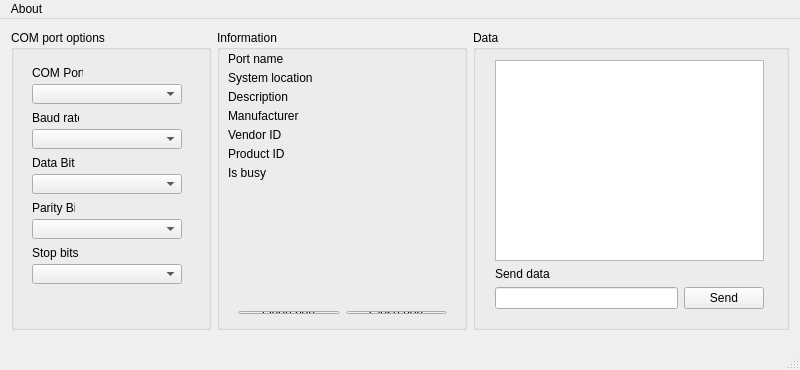
<?xml version="1.0" encoding="UTF-8"?>
<ui version="4.0">
 <class>MainWindow</class>
 <widget class="QMainWindow" name="MainWindow">
  <property name="geometry">
   <rect>
    <x>0</x>
    <y>0</y>
    <width>800</width>
    <height>370</height>
   </rect>
  </property>
  <property name="minimumSize">
   <size>
    <width>800</width>
    <height>370</height>
   </size>
  </property>
  <property name="maximumSize">
   <size>
    <width>800</width>
    <height>370</height>
   </size>
  </property>
  <property name="windowTitle">
   <string>Serial Port Explorer v0.2</string>
  </property>
  <property name="windowIcon">
   <iconset resource="res.qrc">
    <normaloff>:/icons/ico/icon.ico</normaloff>:/icons/ico/icon.ico</iconset>
  </property>
  <property name="documentMode">
   <bool>false</bool>
  </property>
  <widget class="QWidget" name="centralWidget">
   <layout class="QHBoxLayout" name="horizontalLayout_2">
    <item>
     <layout class="QHBoxLayout" name="horizontalLayout">
      <item alignment="Qt::AlignTop">
       <widget class="QGroupBox" name="comPortOptions">
        <property name="minimumSize">
         <size>
          <width>200</width>
          <height>300</height>
         </size>
        </property>
        <property name="maximumSize">
         <size>
          <width>200</width>
          <height>300</height>
         </size>
        </property>
        <property name="title">
         <string>COM port options</string>
        </property>
        <widget class="QLabel" name="label">
         <property name="geometry">
          <rect>
           <x>21</x>
           <y>80</y>
           <width>47</width>
           <height>16</height>
          </rect>
         </property>
         <property name="text">
          <string>Baud rate</string>
         </property>
        </widget>
        <widget class="QLabel" name="label_2">
         <property name="geometry">
          <rect>
           <x>21</x>
           <y>125</y>
           <width>43</width>
           <height>16</height>
          </rect>
         </property>
         <property name="text">
          <string>Data Bits</string>
         </property>
        </widget>
        <widget class="QComboBox" name="comPortParityBit">
         <property name="geometry">
          <rect>
           <x>21</x>
           <y>189</y>
           <width>150</width>
           <height>20</height>
          </rect>
         </property>
         <property name="minimumSize">
          <size>
           <width>150</width>
           <height>0</height>
          </size>
         </property>
        </widget>
        <widget class="QLabel" name="comPortLabel">
         <property name="geometry">
          <rect>
           <x>21</x>
           <y>35</y>
           <width>51</width>
           <height>16</height>
          </rect>
         </property>
         <property name="maximumSize">
          <size>
           <width>200</width>
           <height>16777215</height>
          </size>
         </property>
         <property name="text">
          <string>COM Ports</string>
         </property>
        </widget>
        <widget class="QComboBox" name="comPortEnum">
         <property name="geometry">
          <rect>
           <x>21</x>
           <y>54</y>
           <width>150</width>
           <height>20</height>
          </rect>
         </property>
         <property name="minimumSize">
          <size>
           <width>150</width>
           <height>0</height>
          </size>
         </property>
         <property name="maximumSize">
          <size>
           <width>200</width>
           <height>16777215</height>
          </size>
         </property>
        </widget>
        <widget class="QComboBox" name="comPortBaudRate">
         <property name="geometry">
          <rect>
           <x>21</x>
           <y>99</y>
           <width>150</width>
           <height>20</height>
          </rect>
         </property>
         <property name="minimumSize">
          <size>
           <width>150</width>
           <height>0</height>
          </size>
         </property>
        </widget>
        <widget class="QLabel" name="label_3">
         <property name="geometry">
          <rect>
           <x>21</x>
           <y>170</y>
           <width>43</width>
           <height>16</height>
          </rect>
         </property>
         <property name="text">
          <string>Parity Bit</string>
         </property>
        </widget>
        <widget class="QComboBox" name="comPortDataBits">
         <property name="geometry">
          <rect>
           <x>21</x>
           <y>144</y>
           <width>150</width>
           <height>20</height>
          </rect>
         </property>
         <property name="minimumSize">
          <size>
           <width>150</width>
           <height>0</height>
          </size>
         </property>
        </widget>
        <widget class="QLabel" name="label_4">
         <property name="geometry">
          <rect>
           <x>21</x>
           <y>215</y>
           <width>51</width>
           <height>16</height>
          </rect>
         </property>
         <property name="text">
          <string>Stop bits</string>
         </property>
        </widget>
        <widget class="QComboBox" name="comPortStopBits">
         <property name="geometry">
          <rect>
           <x>21</x>
           <y>234</y>
           <width>150</width>
           <height>20</height>
          </rect>
         </property>
         <property name="minimumSize">
          <size>
           <width>150</width>
           <height>0</height>
          </size>
         </property>
        </widget>
       </widget>
      </item>
      <item alignment="Qt::AlignTop">
       <widget class="QGroupBox" name="comPortInformation">
        <property name="minimumSize">
         <size>
          <width>250</width>
          <height>300</height>
         </size>
        </property>
        <property name="maximumSize">
         <size>
          <width>250</width>
          <height>300</height>
         </size>
        </property>
        <property name="title">
         <string>Information</string>
        </property>
        <widget class="QLabel" name="comPortName">
         <property name="geometry">
          <rect>
           <x>11</x>
           <y>21</y>
           <width>231</width>
           <height>16</height>
          </rect>
         </property>
         <property name="text">
          <string>Port name</string>
         </property>
        </widget>
        <widget class="QLabel" name="comPortVendorId">
         <property name="geometry">
          <rect>
           <x>11</x>
           <y>97</y>
           <width>231</width>
           <height>16</height>
          </rect>
         </property>
         <property name="text">
          <string>Vendor ID</string>
         </property>
        </widget>
        <widget class="QLabel" name="comPortProductId">
         <property name="geometry">
          <rect>
           <x>11</x>
           <y>116</y>
           <width>231</width>
           <height>16</height>
          </rect>
         </property>
         <property name="text">
          <string>Product ID</string>
         </property>
        </widget>
        <widget class="QLabel" name="comPortSystemLocation">
         <property name="geometry">
          <rect>
           <x>11</x>
           <y>40</y>
           <width>231</width>
           <height>16</height>
          </rect>
         </property>
         <property name="text">
          <string>System location</string>
         </property>
        </widget>
        <widget class="QLabel" name="comPortManufacturer">
         <property name="geometry">
          <rect>
           <x>11</x>
           <y>78</y>
           <width>231</width>
           <height>16</height>
          </rect>
         </property>
         <property name="text">
          <string>Manufacturer</string>
         </property>
        </widget>
        <widget class="QLabel" name="comPortIsBusy">
         <property name="geometry">
          <rect>
           <x>11</x>
           <y>135</y>
           <width>231</width>
           <height>16</height>
          </rect>
         </property>
         <property name="text">
          <string>Is busy</string>
         </property>
        </widget>
        <widget class="QLabel" name="comPortDescription">
         <property name="geometry">
          <rect>
           <x>11</x>
           <y>59</y>
           <width>231</width>
           <height>16</height>
          </rect>
         </property>
         <property name="text">
          <string>Description</string>
         </property>
        </widget>
        <widget class="QWidget" name="layoutWidget">
         <property name="geometry">
          <rect>
           <x>10</x>
           <y>270</y>
           <width>231</width>
           <height>25</height>
          </rect>
         </property>
         <layout class="QHBoxLayout" name="horizontalLayout_4">
          <item>
           <widget class="QPushButton" name="openPortButton">
            <property name="text">
             <string>Open port</string>
            </property>
           </widget>
          </item>
          <item>
           <widget class="QPushButton" name="ClosePortButton">
            <property name="text">
             <string>Close port</string>
            </property>
           </widget>
          </item>
         </layout>
        </widget>
       </widget>
      </item>
      <item alignment="Qt::AlignTop">
       <widget class="QGroupBox" name="Data">
        <property name="minimumSize">
         <size>
          <width>250</width>
          <height>300</height>
         </size>
        </property>
        <property name="maximumSize">
         <size>
          <width>500</width>
          <height>300</height>
         </size>
        </property>
        <property name="title">
         <string>Data</string>
        </property>
        <widget class="QWidget" name="layoutWidget">
         <property name="geometry">
          <rect>
           <x>11</x>
           <y>19</y>
           <width>291</width>
           <height>271</height>
          </rect>
         </property>
         <layout class="QVBoxLayout" name="verticalLayout">
          <item>
           <widget class="QTextEdit" name="receivedDataBox">
            <property name="readOnly">
             <bool>true</bool>
            </property>
           </widget>
          </item>
          <item>
           <widget class="QLabel" name="label_5">
            <property name="text">
             <string>Send data</string>
            </property>
           </widget>
          </item>
          <item>
           <layout class="QHBoxLayout" name="horizontalLayout_3">
            <item>
             <widget class="QLineEdit" name="dataLine"/>
            </item>
            <item>
             <widget class="QPushButton" name="sendData">
              <property name="text">
               <string>Send</string>
              </property>
             </widget>
            </item>
           </layout>
          </item>
         </layout>
        </widget>
       </widget>
      </item>
     </layout>
    </item>
   </layout>
  </widget>
  <widget class="QMenuBar" name="menuBar">
   <property name="geometry">
    <rect>
     <x>0</x>
     <y>0</y>
     <width>800</width>
     <height>21</height>
    </rect>
   </property>
   <widget class="QMenu" name="menuAbout">
    <property name="title">
     <string>About</string>
    </property>
   </widget>
   <addaction name="menuAbout"/>
  </widget>
  <widget class="QStatusBar" name="statusBar"/>
 </widget>
 <layoutdefault spacing="6" margin="11"/>
 <resources>
  <include location="res.qrc"/>
 </resources>
 <connections/>
</ui>
